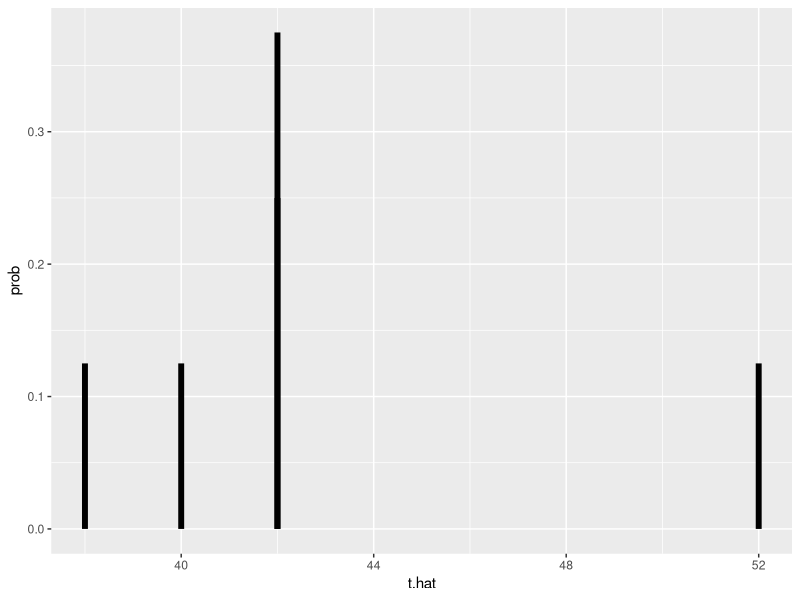

The R source for this figure:
## ---- chunk 1
knitr::opts_chunk$set(collapse=TRUE, prompt=TRUE, comment=NULL,tidy.opts=list(width.cutoff=60),tidy=TRUE,eval=TRUE, out.width = "60%")
library(ggplot2)
library(dplyr)
## ---- chunk 2
pop.1 <- c(98,102,154,133,190,175)

mean.func1 <- function(a) {
  return(mean(pop.1[a]))
}
## ---- chunk 3
sample.plan1 <- list(c(1,3,5),c(1,3,6),c(1,4,5),c(1,4,6),c(2,3,5),c(2,3,6),c(2,4,5),c(2,4,6))

sample.means.plan1 <- unlist(lapply(sample.plan1,mean.func1))
mean.plan1 <- mean(sample.means.plan1)
var.plan1 <- mean(sample.means.plan1^2)-mean.plan1^2
## ---- chunk 4
sample.plan2 <- list(c(1,4,6),c(2,3,6),c(1,3,5))
sample.means.plan2 <- unlist(lapply(sample.plan2,mean.func1))
mean.plan2 <- weighted.mean(sample.means.plan2, c(1/4,1/2,1/4))
var.plan2 <- weighted.mean(sample.means.plan2^2, c(1/4,1/2,1/4))-mean.plan2^2
bias.plan2 <- mean.plan2 - 142
mse.plan2 <- var.plan2 + bias.plan2^2
## ---- chunk 5
pop.2 <- c(1,2,4,4,7,7,7,8)

mean.func2 <- function(a) {
  return(mean(pop.2[a]))
}

sample.2 <- list(c(1,3,5,6), c(2,3,7,8),c(1,4,6,8),c(2,4,6,8),c(4,5,7,8))
sample.means.2 <- unlist(lapply(sample.2,mean.func2))
t.hat.2 <- 8*sample.means.2
mydists.2 <- data.frame(t.hat = t.hat.2, prob = c(1,2,1,3,1)/8)
knitr::kable(mydists.2 %>% group_by(t.hat) %>% summarize(prob = sum(prob)))
ggplot(mydists.2, aes(x=t.hat, y=prob)) +
  geom_segment(aes(yend = 0, xend = t.hat), size = 2)
## ---- chunk 6
set.seed(70)
starting.3 <- sample(10,1)
starting.3
sample.3 <- c(1,11,21,31,41,51,61,71,81,91)
area.sample.3 <- c(12,2,40,54,45,49,48,9,16,40)
## ---- chunk 7
pubs <- c(rep(0,28), rep(1,4), rep(2,3), rep(3,4), rep(4,4), rep(5,2), rep(6,1), rep(7,0), rep(8,2), rep(9,1), rep(10,1))

table(pubs)
summary(pubs)
sd(pubs)
